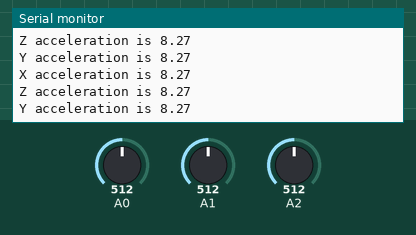
The sketch below on a simulated Arduino Uno, built with avr-gcc and run on an emulated ATmega328P. On the bench: the last lines printed to the serial monitor. Inputs (shaded band) come from the test bench; at power-on: A0 = 512, A1 = 512, A2 = 512.

Above: at 2.3 s.
2.4 s: A0 set to 716
At 2.9 s:
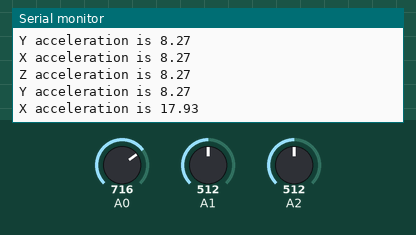
4.5 s: A1 set to 716
At 4.9 s:
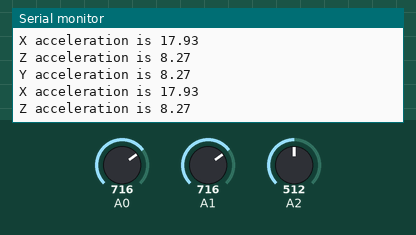
6.6 s: A2 set to 716
At 6.6 s:
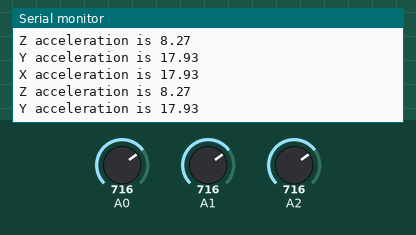
8.7 s: A0 set to 900
At 9.4 s:
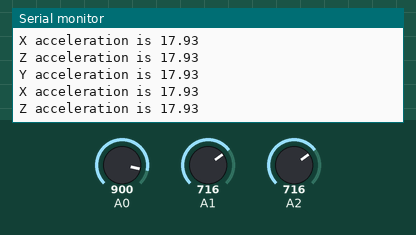
10.8 s: A1 set to 900
At 11.4 s:
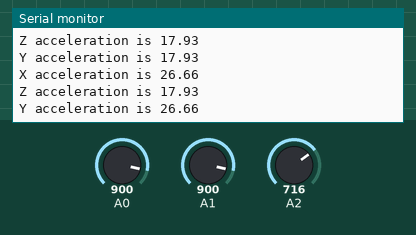
16.0 s: A2 set to 900
At 16.4 s:
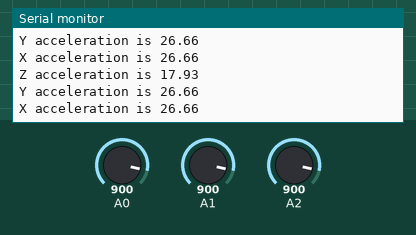
Timing chart, 0 to 19.0 s (numbered marks = the images above; inputs shaded):
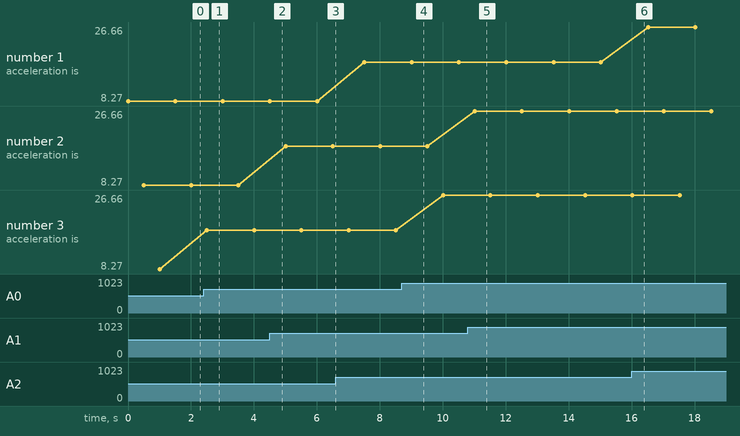

The sketch:

Project_2_Code.ino
```cpp
//calibrated values for each offset and sensitivity
float offset = 1.65;
float sens = 3.3/32;

float zAcc = 0;
float yAcc = 0;
float yAccPrev = 0; //holds previous values
float xAcc = 0;
float zV = 0;
float yV = 0;
float xV = 0;
int goodCount;
int badCount;
bool up = false;
bool good = true;
bool distRead = false;
float distance;

void setup() {
  Serial.begin(9600);
  pinMode(A0, INPUT); //x
  pinMode(A1, INPUT); //y
  pinMode(A2,INPUT); //z
}

void loop() {
  //read accelerometer to monitor direction of movement
  //read acceleration in z
  zV = (analogRead(A2))*(5.0/1023); //get voltage
  zAcc = (zV - offset)/sens;
  Serial.print("Z acceleration is ");
  Serial.println(zAcc);
  delay(500);
  //read acceleration in y
  yV = (analogRead(A1))*(5.0/1023); //get voltage
  yAccPrev = yAcc; //hold previous value
  yAcc = (yV - offset)/sens;
  Serial.print("Y acceleration is ");
  Serial.println(yAcc);
  delay(500);
  //read acceleration in x
  xV = (analogRead(A0))*(5.0/1023); //get voltage
  xAcc = (xV - offset)/sens;
  Serial.print("X acceleration is ");
  Serial.println(xAcc);
  delay(500);
  if (xAcc > 0.3)
  {
    badCount++;
  }

  //Y should not move, else bad rep
  if (abs(yAcc) > 0.3)
  {
    good = false;
  }

  if (abs(zAcc) > 0.9)
  {
    up = false; //down position
    distRead = false; //reset
  }

  while (xAcc < -0.9)
  {
    if(up == false && good == true)
    {
      if (distance < 2) //distance < 2 inches
      {
          if (distRead = false)
          {
            goodCount++; //good rep completed
            up = true; //up position reached
            good = true; //still a good rep
            distRead = true; //distanc has been read
          }
          if (distRead = true)
          {
            //arm has not gone all the way down
            badCount++;
          }
      }
    }
    else if(up == true || good == false)
    {
      badCount++;
      good = true;
    }
  }
}
```

Measured:
- after the input at 2.4 s, the serial monitor: prints a new line after 0.10 s (image 1)
- after the input at 10.8 s, the serial monitor: prints a new line after 0.22 s (image 5)
- plotted number 3: 8.27 → 17.93 after the input at 2.4 s, 17.93 → 26.66 after the input at 8.7 s
